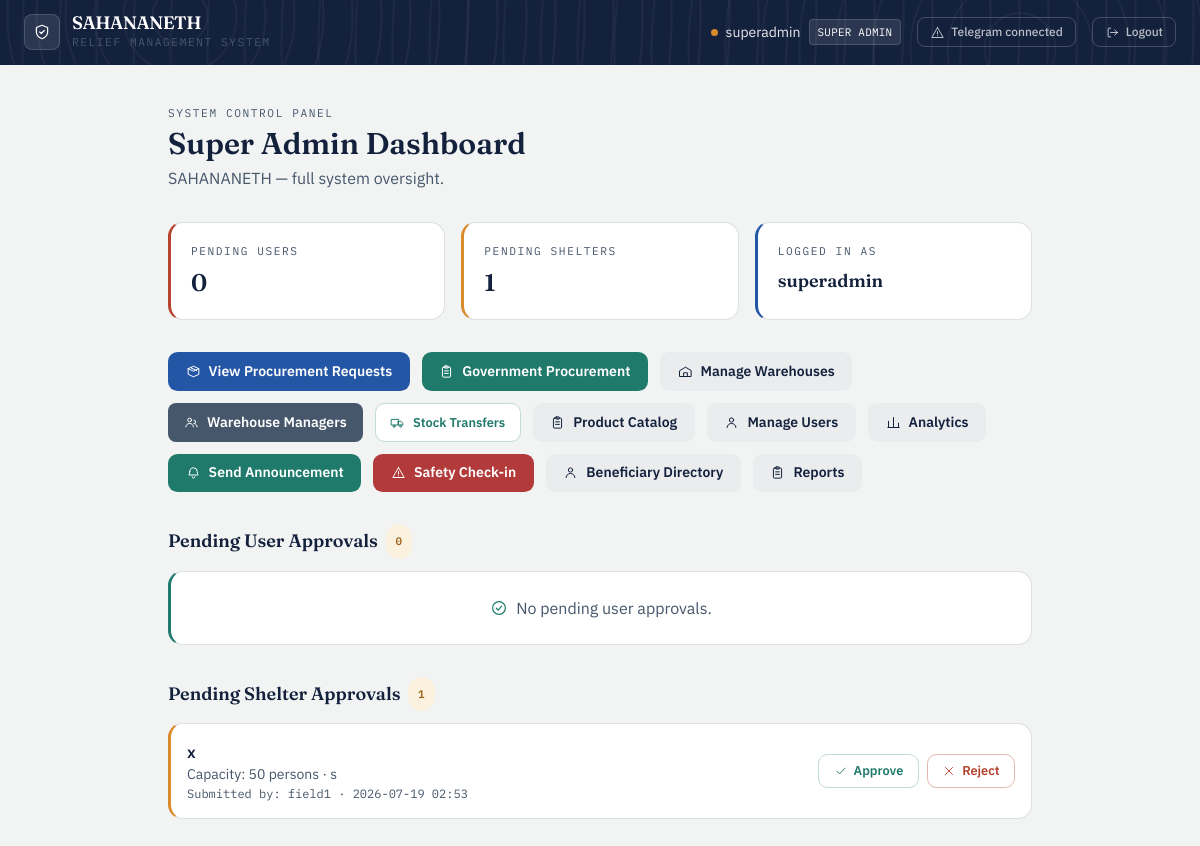
The page /admin/dashboard (signed in) on the database its author committed.
### app/models/user.py (models this page shows, shortened)
class User(UserMixin, db.Model):
    __tablename__ = 'users'
    id = db.Column(db.Integer, primary_key=True)
    username = db.Column(db.String(80), unique=True, nullable=False)
    full_name = db.Column(db.String(150), nullable=True)
    password_hash = db.Column(db.String(256), nullable=False)
    role_level = db.Column(
    db.Enum('super_admin', 'gov_officer', 'field_officer',
            'warehouse_manager', 'citizen',
            name='user_role_enum'),
    nullable=False
)
    status = db.Column(
        db.Enum('pending', 'active', 'needs_verification', 'verified', 'rejected',name='user_status_enum'),
        default='pending',
        nullable=False
    )
    assigned_node_id = db.Column(db.Integer, nullable=True)
    created_at = db.Column(db.DateTime, default=datetime.utcnow)
    telegram_chat_id = db.Column(db.String(64), unique=True, nullable=True)
    telegram_linked_at = db.Column(db.DateTime, nullable=True)
    notify_opt_in = db.Column(db.Boolean, default=True, nullable=False)
    country = db.Column(db.String(100), nullable=True)
    region = db.Column(db.String(100), nullable=True)   # state / province / district
    city = db.Column(db.String(100), nullable=True)
    latitude = db.Column(db.Float, nullable=True)
    longitude = db.Column(db.Float, nullable=True)
    location_updated_at = db.Column(db.DateTime, nullable=True)
    @property
    def telegram_linked(self):
        return self.telegram_chat_id is not None

### app/models/shelter.py (models this page shows, shortened)
class Shelter(db.Model):
    __tablename__ = 'shelters'
    id = db.Column(db.Integer, primary_key=True)
    shelter_name = db.Column(db.String(150), nullable=False)
    latitude = db.Column(db.Float, nullable=True)
    longitude = db.Column(db.Float, nullable=True)
    maximum_capacity = db.Column(db.Integer, nullable=False)
    current_occupancy_count = db.Column(db.Integer, default=0)
    address = db.Column(db.String(255), nullable=True)
    country = db.Column(db.String(100), nullable=True)
    region = db.Column(db.String(100), nullable=True)   # state / province / district
    city = db.Column(db.String(100), nullable=True)
    status = db.Column(
    db.Enum('pending_approval', 'active', 'inactive',
            name='shelter_status_enum'),
    default='pending_approval',
    nullable=False
)
    created_by_id = db.Column(db.Integer, db.ForeignKey('users.id'), nullable=False)
    approved_by_id = db.Column(db.Integer, db.ForeignKey('users.id'), nullable=True)
    created_at = db.Column(db.DateTime, default=datetime.utcnow)
    created_by = db.relationship('User', foreign_keys=[created_by_id], backref='created_shelters')
    approved_by = db.relationship('User', foreign_keys=[approved_by_id], backref='approved_shelters')
    inventory_items = db.relationship('ShelterInventory', backref='shelter', cascade='all, delete-orphan')

### app/routes/super_admin.py (the view)
@admin_bp.route('/dashboard')
@login_required
@role_required('super_admin')
def dashboard():
    pending_users = User.query.filter_by(status='pending').all()
    pending_shelters = Shelter.query.filter_by(status='pending_approval').all()
    return render_template('super_admin/dashboard.html',
                           pending_users=pending_users,
                           pending_shelters=pending_shelters)

### app/models/user.py (called while the page is built)
@login_manager.user_loader
def load_user(user_id):
    return User.query.get(int(user_id))

### app/utils.py (called while the page is built)
def role_required(*roles):
    def decorator(f):
        @wraps(f)
        def decorated_function(*args, **kwargs):
            if not current_user.is_authenticated:
                abort(401)
            if current_user.role_level not in roles:
                abort(403)
            return f(*args, **kwargs)
        return decorated_function
    return decorator

### app/templates/super_admin/dashboard.html (shortened to what this page needs)
{% extends "base.html" %}
{% block content %}
<div class="max-w-4xl mx-auto mt-10 px-4 pb-16">
    <div class="eyebrow">System Control Panel</div>
    <h1 class="font-display text-3xl font-semibold text-ink mt-1">Super Admin Dashboard</h1>
    <p class="text-slate mt-1 mb-8">SAHANANETH — full system oversight.</p>
    <div class="grid grid-cols-1 md:grid-cols-3 gap-4 mb-8">
        <div class="ledger-card tone-rust p-5">
            <p class="eyebrow">Pending Users</p>
            <p class="font-display text-2xl font-semibold text-ink mt-2">{{ pending_users|length }}</p>
        </div>
        <div class="ledger-card tone-amber p-5">
            <p class="eyebrow">Pending Shelters</p>
            <p class="font-display text-2xl font-semibold text-ink mt-2">{{ pending_shelters|length }}</p>
        </div>
        <div class="ledger-card tone-civic p-5">
            <p class="eyebrow">Logged in as</p>
            <p class="font-display text-lg font-semibold text-ink mt-2">{{ current_user.username }}</p>
        </div>
    </div>
    <div class="flex gap-3 mb-8 flex-wrap">
        <a href="/admin/procurement" class="btn-primary flex items-center gap-2">
            <svg class="icon" style="width:15px;height:15px"><use href="#icon-package"/></svg>
            View Procurement Requests
        </a>
        <a href="/gov/procurement" class="btn-secondary flex items-center gap-2">
            <svg class="icon" style="width:15px;height:15px"><use href="#icon-clipboard"/></svg>
            Government Procurement
        </a>
        <a href="/gov/warehouses" class="btn-ghost flex items-center gap-2">
            <svg class="icon" style="width:15px;height:15px"><use href="#icon-warehouse"/></svg>
            Manage Warehouses
        </a>
        <a href="/gov/warehouse-managers" class="inline-flex items-center gap-2 rounded-lg px-4 py-2 text-sm font-semibold text-white" style="background:#46566B">
            <svg class="icon" style="width:15px;height:15px"><use href="#icon-users"/></svg>
            Warehouse Managers
        </a>
        <a href="/warehouse/transfers" class="btn-approve flex items-center gap-2">
            <svg class="icon" style="width:15px;height:15px"><use href="#icon-truck"/></svg>
            Stock Transfers
        </a>
        <a href="/warehouse/catalog" class="btn-ghost flex items-center gap-2">
            <svg class="icon" style="width:15px;height:15px"><use href="#icon-clipboard"/></svg>
            Product Catalog
        </a>
        <a href="/admin/users" class="btn-ghost flex items-center gap-2">
            <svg class="icon" style="width:15px;height:15px"><use href="#icon-user"/></svg>
            Manage Users
        </a>
        <a href="/admin/analytics" class="btn-ghost flex items-center gap-2">
            <svg class="icon" style="width:15px;height:15px"><use href="#icon-chart"/></svg>
            Analytics
        </a>
        <a href="/admin/announcements" class="btn-secondary flex items-center gap-2">
            <svg class="icon" style="width:15px;height:15px"><use href="#icon-bell"/></svg>
            Send Announcement
        </a>
        <a href="/admin/checkins" class="btn-secondary flex items-center gap-2" style="background:#B23A3A">
            <svg class="icon" style="width:15px;height:15px"><use href="#icon-alert"/></svg>
            Safety Check-in
        </a>
        <a href="/admin/beneficiaries" class="btn-ghost flex items-center gap-2">
            <svg class="icon" style="width:15px;height:15px"><use href="#icon-user"/></svg>
            Beneficiary Directory
        </a>
        <a href="/admin/reports" class="btn-ghost flex items-center gap-2">
            <svg class="icon" style="width:15px;height:15px"><use href="#icon-clipboard"/></svg>
            Reports
        </a>
    </div>
    <h2 class="font-display text-lg font-semibold text-ink mb-3 flex items-center gap-2">
        Pending User Approvals
        <span class="status-pill status-pending">{{ pending_users|length }}</span>
    </h2>
    {% if pending_users %}
    <div class="space-y-3 mb-8">
        {% for user in pending_users %}
        <div class="ledger-card tone-rust p-4 flex justify-between items-center">
            <div>
                <p class="font-semibold text-ink">{{ user.full_name or user.username }}</p>
                <p class="text-sm text-slate">
                    @{{ user.username }} —
                    <span class="font-medium {% if user.role_level == 'gov_officer' %}text-civic{% else %}text-amber{% endif %}">
                        {{ user.role_level.replace('_', ' ').title() }}
                    </span>
                </p>
                <p class="text-xs text-slate mt-0.5 font-mono">
                    Registered: {{ user.created_at.strftime('%Y-%m-%d %H:%M') }}
                </p>
            </div>
            <div class="flex gap-2">
                <a href="/admin/approve/user/{{ user.id }}" class="btn-approve flex items-center gap-1.5">
                    <svg class="icon" style="width:14px;height:14px"><use href="#icon-check"/></svg>
                    Approve
                </a>
                <a href="/admin/reject/user/{{ user.id }}" class="btn-danger flex items-center gap-1.5">
                    <svg class="icon" style="width:14px;height:14px"><use href="#icon-x"/></svg>
                    Reject
                </a>
            </div>
        </div>
        {% endfor %}
    </div>
    {% else %}
    <div class="ledger-card tone-relief p-6 text-center text-slate mb-8 flex items-center justify-center gap-2">
        <svg class="icon text-relief"><use href="#icon-check-circle"/></svg>
        No pending user approvals.
    </div>
    {% endif %}
    <h2 class="font-display text-lg font-semibold text-ink mb-3 flex items-center gap-2">
        Pending Shelter Approvals
        <span class="status-pill status-pending">{{ pending_shelters|length }}</span>
    </h2>
    {% if pending_shelters %}
    <div class="space-y-3">
        {% for shelter in pending_shelters %}
        <div class="ledger-card tone-amber p-4 flex justify-between items-center">
            <div>
                <p class="font-semibold text-ink">{{ shelter.shelter_name }}</p>
                <p class="text-sm text-slate">
                    Capacity: {{ shelter.maximum_capacity }} persons
                    {% if shelter.address %} · {{ shelter.address }}{% endif %}
                </p>
                <p class="text-xs text-slate mt-0.5 font-mono">
                    Submitted by: {{ shelter.created_by.username }} · {{ shelter.created_at.strftime('%Y-%m-%d %H:%M') }}
                </p>
            </div>
            <div class="flex gap-2">
                <a href="/admin/approve/shelter/{{ shelter.id }}" class="btn-approve flex items-center gap-1.5">
                    <svg class="icon" style="width:14px;height:14px"><use href="#icon-check"/></svg>
                    Approve
                </a>
                <a href="/admin/reject/shelter/{{ shelter.id }}" class="btn-danger flex items-center gap-1.5">
                    <svg class="icon" style="width:14px;height:14px"><use href="#icon-x"/></svg>
                    Reject
                </a>
            </div>
        </div>
        {% endfor %}
    </div>
    {% else %}
    <div class="ledger-card tone-relief p-6 text-center text-slate">
        No pending shelter approvals.
    </div>
    {% endif %}
</div>
{% endblock %}

### app/templates/base.html (shortened to what this page needs)
<!DOCTYPE html>
<html lang="en">
<head>
    <link rel="stylesheet" href="{{ url_for('static', filename='css/tailwind.css') }}">
</head>
<body class="min-h-screen text-ink">
{% if current_user.is_authenticated %}
<nav class="contour-bg text-white px-6 py-3.5 flex justify-between items-center">
    <div class="flex items-center gap-3">
        <div class="w-9 h-9 rounded-lg bg-white/10 border border-white/15 flex items-center justify-center">
            <svg class="icon text-white"><use href="#icon-shield"/></svg>
        </div>
        <div>
            <div class="font-display font-semibold text-lg leading-none tracking-tight">SAHANANETH</div>
            <div class="eyebrow text-white/50 mt-0.5">Relief Management System</div>
        </div>
    </div>
    <div class="flex gap-4 items-center text-sm">
        <div class="flex items-center gap-2">
            <span class="badge-dot bg-amber"></span>
            <span class="text-white/90">{{ current_user.username }}</span>
            <span class="font-mono text-[0.68rem] tracking-wide uppercase bg-white/10 border border-white/15 px-2 py-0.5 rounded">
                {{ current_user.role_level.replace('_', ' ').title() }}
            </span>
        </div>
        <a href="/auth/telegram/connect" class="flex items-center gap-1.5 text-white/70 hover:text-white border border-white/20 hover:border-white/40 px-3 py-1.5 rounded-lg transition">
            <svg class="icon" style="width:15px;height:15px"><use href="#icon-alert"/></svg>
            <span class="text-xs font-medium">{{ 'Telegram connected' if current_user.telegram_linked else 'Connect Telegram' }}</span>
        </a>
        <a href="/auth/logout" class="flex items-center gap-1.5 text-white/70 hover:text-white border border-white/20 hover:border-white/40 px-3 py-1.5 rounded-lg transition">
            <svg class="icon" style="width:15px;height:15px"><use href="#icon-logout"/></svg>
            <span class="text-xs font-medium">Logout</span>
        </a>
    </div>
</nav>
{% endif %}
<main class="{% block main_class %}{% endblock %}">
    {% block content %}{% endblock %}
</main>
</body>
</html>

### rows shown on the page
User: username "superadmin", role_level.replace "SUPER ADMIN"
Shelter: shelter_name "x", maximum_capacity "50", address "s", created_by.username "field1", created_at "2026-07-19 02:53"

### other values the page prints
{{ pending_users|length }} "0"
{{ pending_shelters|length }} "1"
